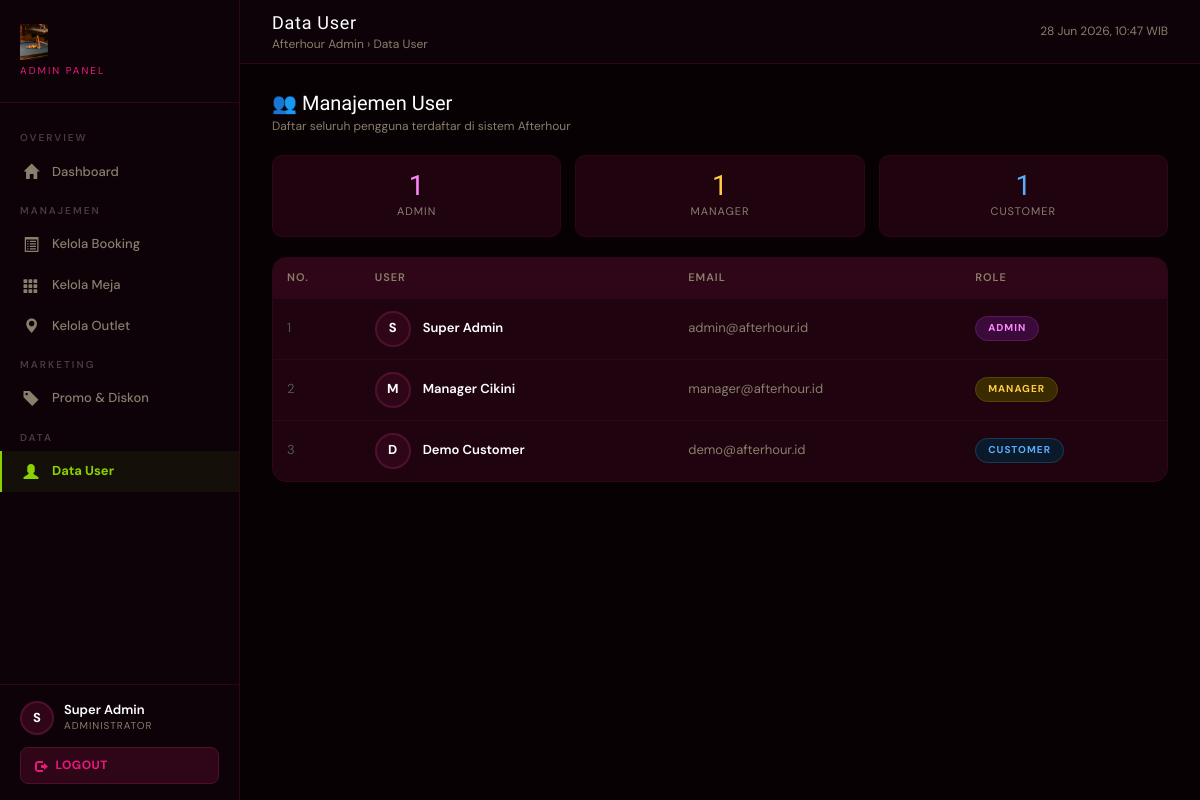
The app's page /dashboardadmin.php?p=userlist (signed in) with its own data.
### tables this page shows
CREATE TABLE IF NOT EXISTS users (
    userid      INT PRIMARY KEY AUTO_INCREMENT,
    email       VARCHAR(100) UNIQUE NOT NULL,
    password    VARCHAR(255) NOT NULL,
    name        VARCHAR(100) NOT NULL,
    role        ENUM('customer','manager','admin') DEFAULT 'customer',
    avatar      VARCHAR(150) NULL,
    created_at  DATETIME DEFAULT CURRENT_TIMESTAMP
);

### class/class.Connection.php (called while the page is built, shortened)
<?php
class Connection
{
    public function __construct()
    {
        $this->connection = mysqli_connect("localhost", "root", "", "afterhour_db");
    }
}
?>

### class/class.User.php (called while the page is built, shortened)
<?php
require_once(__DIR__ . '/class.Connection.php');
class User extends Connection
{
    public function __get($attr)  { if (property_exists($this,$attr)) return $this->$attr; }
    public function SelectAllUsers()
    {
        $sql  = "SELECT * FROM users ORDER BY created_at DESC";
        $res  = mysqli_query($this->connection, $sql);
        $arr  = [];
        while ($d = mysqli_fetch_assoc($res)) {
            $o = new User();
            $o->userid = $d['userid'];
            $o->email  = $d['email'];
            $o->name   = $d['name'];
            $o->role   = $d['role'];
            $arr[] = $o;
        }
        return $arr;
    }
}
?>

### pages/userlist.php (the view, shortened to what this page needs)
<?php
require_once(__DIR__.'/../class/class.User.php');
$objUser  = new User();
$allUsers = $objUser->SelectAllUsers();
$count = ['admin'=>0,'manager'=>0,'customer'=>0];
foreach ($allUsers as $u) { if (isset($count[$u->role])) $count[$u->role]++; }
?>
<div class="ul-header">
    <h3>👥 Manajemen User</h3>
    <p>Daftar seluruh pengguna terdaftar di sistem Afterhour</p>
</div>
<div class="ul-stats">
    <div class="ul-stat">
        <div class="sv" style="color:#ff88ff"><?= $count['admin'] ?></div>
        <div class="sl">Admin</div>
    </div>
    <div class="ul-stat">
        <div class="sv" style="color:#ffcc44"><?= $count['manager'] ?></div>
        <div class="sl">Manager</div>
    </div>
    <div class="ul-stat">
        <div class="sv" style="color:#5aacff"><?= $count['customer'] ?></div>
        <div class="sl">Customer</div>
    </div>
</div>
<div class="table-wrap">
    <table class="table table-hover" style="margin:0">
        <thead>
            <tr>
                <th>No.</th>
                <th>User</th>
                <th>Email</th>
                <th>Role</th>
            </tr>
        </thead>
        <tbody>
            <?php $no=1; foreach ($allUsers as $u): ?>
            <tr>
                <td style="color:#555"><?= $no++ ?></td>
                <td>
                    <div style="display:flex;align-items:center;gap:12px">
                        <div class="avatar-circle">
                            <?php if ($u->avatar): ?>
                            <img src="uploads/<?= htmlspecialchars($u->avatar) ?>" alt="">
                            <?php else: ?>
                            <?= strtoupper(substr($u->name,0,1)) ?>
                            <?php endif; ?>
                        </div>
                        <span style="font-weight:600;color:#fff"><?= htmlspecialchars($u->name) ?></span>
                    </div>
                </td>
                <td style="color:#8A7E6C"><?= htmlspecialchars($u->email) ?></td>
                <td>
                    <?php $rc = 'role-' . $u->role; ?>
                    <span class="role-badge <?= $rc ?>"><?= ucfirst($u->role) ?></span>
                </td>
            </tr>
            <?php endforeach; ?>
        </tbody>
    </table>
</div>

### dashboardadmin.php (style rules this page uses)
* { box-sizing:border-box }
body { background:#070103;font-family:'DM Sans',sans-serif;margin:0;padding:0;color:#EDE8DC }

### pages/userlist.php (style rules this page uses)
.ul-header { margin-bottom:20px }
.ul-header h3 { font-family:'Boldonse',sans-serif!important;font-size:20px!important;color:#fff;margin:0 0 4px }
.ul-header p { color:#8A7E6C;font-size:12px;margin:0 }
.ul-stats { display:grid;grid-template-columns:repeat(3,1fr);gap:14px;margin-bottom:20px }
.ul-stat { background:#1f0410;border:1px solid #2f0618;border-radius:10px;padding:16px;text-align:center }
.ul-stat .sv { font-family:'Boldonse',sans-serif;font-size:28px;color:#fff;line-height:1;margin-bottom:4px }
.ul-stat .sl { font-size:11px;color:#8A7E6C;letter-spacing:1px;text-transform:uppercase }
.table-wrap { background:#1f0410;border:1px solid #2f0618;border-radius:14px;overflow:hidden }
.table-wrap .table>thead>tr>th { background:#2f0618;color:#8A7E6C;font-size:11px;letter-spacing:1px;text-transform:uppercase;border:none;padding:12px 14px;font-family:'DM Sans',sans-serif;font-weight:600 }
.table-wrap .table>tbody>tr>td { border-color:#2f0618;color:#EDE8DC;padding:12px 14px;font-size:13px;vertical-align:middle }
.role-badge { display:inline-block;padding:4px 12px;border-radius:20px;font-size:10px;font-weight:700;letter-spacing:1px;text-transform:uppercase }
.role-admin { background:#3a0a3a;color:#ff88ff;border:1px solid #5a1a5a }
.role-manager { background:#3a2a00;color:#ffcc44;border:1px solid #5a4400 }
.role-customer { background:#0a1a2a;color:#5aacff;border:1px solid #1a3a5a }
.avatar-circle { width:36px;height:36px;border-radius:50%;background:#2f0618;border:2px solid #4f1030;display:flex;align-items:center;justify-content:center;font-weight:700;color:#fff;font-size:13px;flex-shrink:0;overflow:hidden }

### records on screen
users: userid "1", name "S", name "Super Admin", email "admin@afterhour.id", role "ADMIN"
users: name "M", name "Manager Cikini", email "manager@afterhour.id", role "MANAGER"
users: name "D", name "Demo Customer", email "demo@afterhour.id", role "CUSTOMER"

### other values on screen
substr($_SESSION['name'],0,1) "S"
$_SESSION['name'] "Super Admin"
$titles[$p] "Data User"
